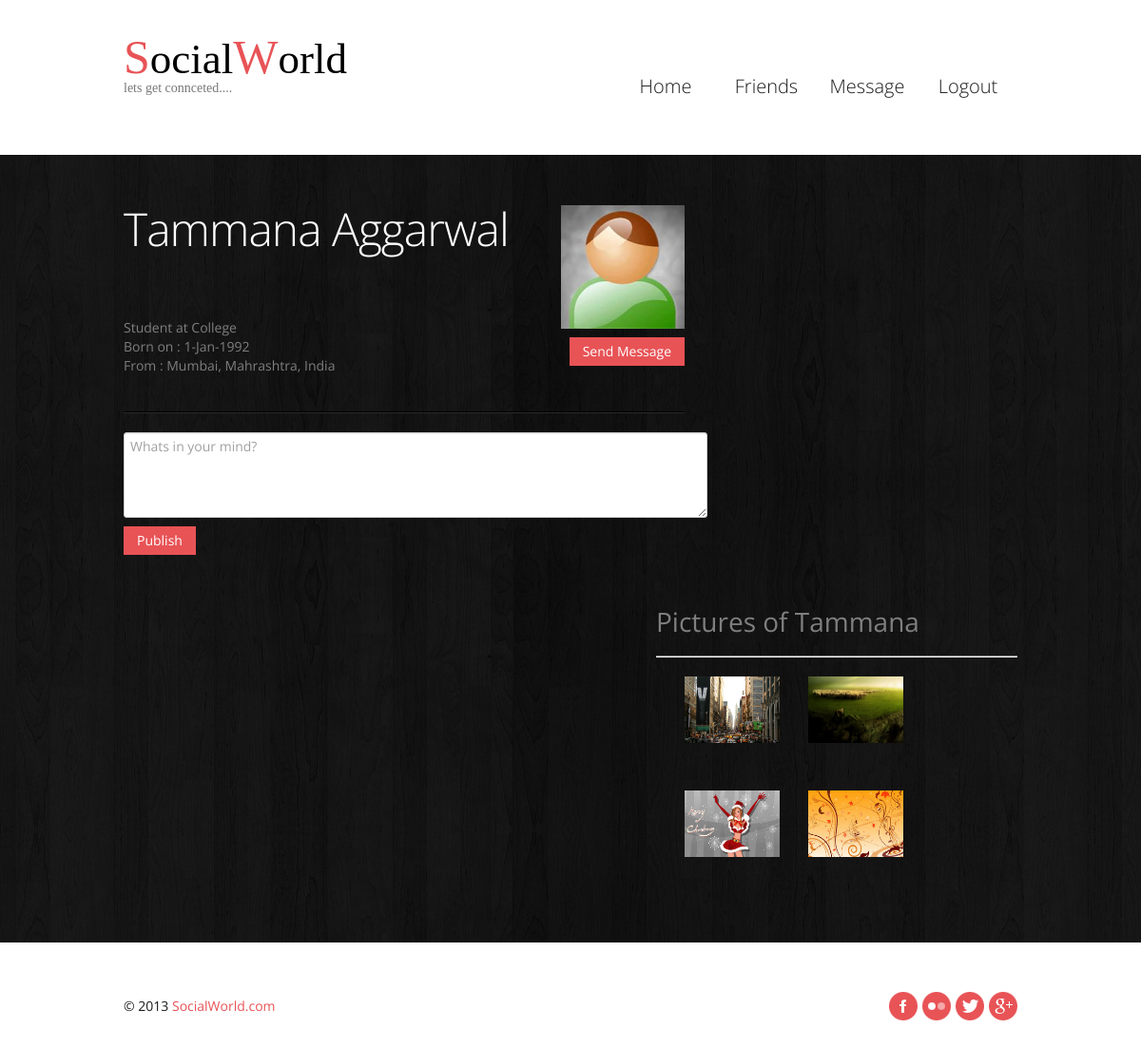
Page /prof.php?id=12 (signed in) on the committed database.
### tables this page shows
CREATE TABLE `sw_detail` (
  `u_id` int(5) NOT NULL,
  `sex` varchar(1) NOT NULL,
  `c_id` int(5) NOT NULL,
  `s_id` int(5) NOT NULL,
  `cn_id` int(5) NOT NULL,
  `pic_id` int(10) NOT NULL,
  `bio` text,
  `fname` varchar(20) NOT NULL,
  `lname` varchar(20) NOT NULL,
  `w_id` int(10) NOT NULL,
  `wl_id` int(10) NOT NULL,
  `dob` varchar(12) NOT NULL,
  UNIQUE KEY `u_id` (`u_id`),
  KEY `c_id` (`c_id`),
  KEY `s_id` (`s_id`),
  KEY `cn_id` (`cn_id`),
  KEY `pic_id` (`pic_id`),
  KEY `w_id` (`w_id`),
  KEY `wl_id` (`wl_id`),
  CONSTRAINT `sw_detail_ibfk_1` FOREIGN KEY (`u_id`) REFERENCES `sw_ulogin` (`u_id`),
  CONSTRAINT `sw_detail_ibfk_2` FOREIGN KEY (`c_id`) REFERENCES `sw_city` (`c_id`),
  CONSTRAINT `sw_detail_ibfk_3` FOREIGN KEY (`s_id`) REFERENCES `sw_state` (`s_id`),
  CONSTRAINT `sw_detail_ibfk_4` FOREIGN KEY (`cn_id`) REFERENCES `sw_country` (`cn_id`),
  CONSTRAINT `sw_detail_ibfk_5` FOREIGN KEY (`pic_id`) REFERENCES `sw_picup` (`pic_id`),
  CONSTRAINT `sw_detail_ibfk_6` FOREIGN KEY (`w_id`) REFERENCES `sw_profession` (`w_id`),
  CONSTRAINT `sw_detail_ibfk_7` FOREIGN KEY (`wl_id`) REFERENCES `sw_workl` (`wl_id`)
);

CREATE TABLE `sw_picup` (
  `pic_id` int(10) NOT NULL AUTO_INCREMENT,
  `pic` varchar(70) NOT NULL,
  PRIMARY KEY (`pic_id`)
);

CREATE TABLE `sw_profession` (
  `w_id` int(10) NOT NULL AUTO_INCREMENT,
  `profession` varchar(40) DEFAULT NULL,
  PRIMARY KEY (`w_id`),
  UNIQUE KEY `profession` (`profession`)
);

CREATE TABLE `sw_workl` (
  `wl_id` int(10) NOT NULL AUTO_INCREMENT,
  `work_add` varchar(80) DEFAULT NULL,
  PRIMARY KEY (`wl_id`),
  UNIQUE KEY `work_add` (`work_add`)
);

CREATE TABLE `sw_city` (
  `c_id` int(5) NOT NULL AUTO_INCREMENT,
  `c_name` varchar(20) NOT NULL,
  PRIMARY KEY (`c_id`),
  UNIQUE KEY `c_name` (`c_name`)
);

CREATE TABLE `sw_state` (
  `s_id` int(4) NOT NULL AUTO_INCREMENT,
  `s_name` varchar(20) NOT NULL,
  PRIMARY KEY (`s_id`),
  UNIQUE KEY `s_name` (`s_name`)
);

CREATE TABLE `sw_country` (
  `cn_id` int(4) NOT NULL AUTO_INCREMENT,
  `cn_name` varchar(20) NOT NULL,
  PRIMARY KEY (`cn_id`),
  UNIQUE KEY `cn_name` (`cn_name`)
);

CREATE TABLE `sw_upload` (
  `f_id` int(10) NOT NULL AUTO_INCREMENT,
  `fname` varchar(30) DEFAULT NULL,
  `ftype` int(2) NOT NULL,
  `p_ath` varchar(50) NOT NULL,
  `d_ate` date DEFAULT NULL,
  `t_ime` time DEFAULT NULL,
  `u_id` int(5) NOT NULL,
  PRIMARY KEY (`f_id`),
  UNIQUE KEY `p_ath` (`p_ath`),
  KEY `ftype` (`ftype`),
  KEY `u_id` (`u_id`),
  CONSTRAINT `sw_upload_ibfk_1` FOREIGN KEY (`ftype`) REFERENCES `sw_ftype` (`ft_id`),
  CONSTRAINT `sw_upload_ibfk_2` FOREIGN KEY (`u_id`) REFERENCES `sw_ulogin` (`u_id`)
);

### prof.php (the view, shortened to what this page needs)
<!DOCTYPE html>
<html lang="en">
	<head>
	<link rel="stylesheet" href="css/bootstrap.css" type="text/css" media="screen">
	<link rel="stylesheet" href="css/responsive.css" type="text/css" media="screen">
	<link rel="stylesheet" href="css/style.css" type="text/css" media="screen">
	</head>
	<body>
	<?php
	$con = mysqli_connect('localhost','root','','sw') or die('Error Occured #2');
	$qry = "select sw_city.c_name,sw_state.s_name,sw_country.cn_name,sw_picup.pic,sw_profession.profession,sw_workl.work_add,sw_detail.fname,sw_detail.lname,sw_detail.bio,sw_detail.dob from sw_detail,sw_picup,sw_city,sw_state,sw_country,sw_profession,sw_workl where sw_detail.c_id=sw_city.c_id and sw_detail.s_id = sw_state.s_id and sw_detail.cn_id = sw_country.cn_id and sw_detail.pic_id = sw_picup.pic_id and sw_detail.w_id = sw_profession.w_id and sw_detail.wl_id = sw_workl.wl_id and u_id = $_GET[id];";
	$result = mysqli_query($con,$qry) or die('Error Occured');
	$detail = mysqli_fetch_assoc($result);
	?>
<header>
      <div class="container clearfix">
    <div class="row">
          <div class="span12">
        <div class="navbar navbar_">
              <div class="container"><br>
            <div id="head" style='float:left;font-family:tahoma;'><a style='color:#e85356;font-size:50px'>S</a><a style='color:black;font-size:45px'>ocial</a><a style='color:#e85356;font-size:50px'>W</a><a style='color:black;font-size:45px'>orld</a><p>lets get connceted....</p></div>
            <div class="nav-collapse nav-collapse_  collapse">
                  <ul class="nav sf-menu">
                <li><a href="index-3.php">Home</a></li>
				<li><a href="index-2.php">Friends</a></li>
				<li><a href="message.php">Message</a></li>
                <li><a href="logout.php">Logout</a></li>
              </ul>
                </div>
          </div>
            </div>
      </div>
        </div>
  </div>
    </header>
<div class="bg-content">
   <div id="content"><div class="ic"></div>
    <div class="container">
          <div class="row">
        <article class="span8">
         <div class="inner-1">
          <ul class="list-blog">
            <li style="height:200px">  <div>
            <div style="float:left"><h4><?php $nmee = $detail[fname];  echo $detail[fname]." ".$detail[lname];?></h4></div>
            <div style="float:right;height:150px"><img style="height:130px" src="file/<?php echo $detail[pic];?>" alt="Profile Pic"></div></div><br><br><br><br><br>
                <br>       <br>
            <p style='float:left'><?php echo $detail[profession]." at ".$detail[work_add];?><br>Born on : <?php echo $detail[dob];?> <br>From : <?php echo $detail[c_name].", ".$detail[s_name].", ".$detail[cn_name];?></p> <br>
			<?php
				if(defined('friend')){?><a class="btn btn-1" style='float:right' href="message.php">Send Message</a><br></li><br> <?php }?>
			<?php
				if(defined('friend')){
				?>
			<textarea placeholder="Whats in your mind?" style="width:600px;height:80px" id="post"></textarea><br>
			<a class="btn btn-1" onclick="submit_post()">Publish</a><?php }
			?>
          </ul>
          </div>
        </article>
		<?php if(defined('friend')){ ?>
		<article style='float:right;width:380px'><br><br><br>
		<name style='font-size:28px'>Pictures of <?php echo $nmee;?></name><hr>
		<ul class="portfolio clearfix">
		<?php
			$con = mysqli_connect('localhost','root','','sw');
			$qry = "select p_ath,f_id from sw_upload where u_id = '$_GET[id]';";
			$result = mysqli_query($con,$qry);
			while($path = mysqli_fetch_assoc($result)){
				echo "<li class='box'><a href='upload/$path[p_ath]' class='magnifier'><img style='width:100px;height:70px' alt='' src='upload/$path[p_ath]'></a><br></li>";
			}
			?>
		</ul>
		</article>
		<?php } ?>
      </div>
     </div>
  </div>
 </div>
<footer>
      <div class="container clearfix">
       <ul class="list-social pull-right">
          <li><a class="icon-1" href="#"></a></li>
          <li><a class="icon-2" href="#"></a></li>
          <li><a class="icon-3" href="#"></a></li>
          <li><a class="icon-4" href="#"></a></li>
        </ul>
    <div class="privacy pull-left">&copy; 2013 <a href="">SocialWorld.com</a> </div>
  </div>
    </footer>
</body>
</html>

### css/responsive.css (style rules this page uses)
.clearfix { *zoom: 1; }
.clearfix:before, .clearfix:after { display: table; content: ""; line-height: 0; }
.clearfix:after { clear: both; }
@media (min-width: 980px) { .nav-collapse.collapse { height: auto !important; overflow: visible !important; } }

### css/style.css (style rules this page uses)
.inner-1 { padding-right: 30px; }
header { padding: 30px 0 29px; z-index: 50; }
.navbar_ { margin: 0; position: relative; }
.navbar_ .container { position: relative; }
.nav-collapse_ { padding: 0; z-index: 10; float: right; }
.nav-collapse_ .nav li { margin: 0; padding: 0; position: relative; zoom: 1; }
.nav-collapse_ .nav > li { -webkit-box-shadow: none; -moz-box-shadow: none; box-shadow: none; background: none; margin-left: 22px; }
.nav-collapse_ .nav li a { text-shadow: none; text-decoration: none; -webkit-transition: all 0.3s ease-in-out; -moz-transition: all 0.3s ease-in-out; -o-transition: all 0.3s ease-in-out; transition: all 0.3s ease-in-out; -webkit-box-shadow: none; -moz-box-shadow: none; box-shadow: none; text-transform: none; font-family: 'Open Sans', sans-serif; font-size: 20px; line-height: 22px; text-align: center; font-weight: 300; color: #1a1a1a; }
.nav-collapse_ .nav > li > a { margin: 0; padding: 30px 0 32px; display: block; background: none; position: relative; z-index: 20; width: 84px; -webkit-border-radius: 44px; -moz-border-radius: 44px; border-radius: 44px; }
h1, h2, h3, h4, h5, h6 { text-transform: none; color: #ffffff; font-family: 'Open Sans', sans-serif; font-weight: 300; letter-spacing: -1px; }
h4 { font-size: 48px; line-height: 50px; margin: 21px 0 20px; }
p { padding-bottom: 25px; margin: 0; }
#content { position: relative; padding: 0 0 40px; }
.bg-content { background: url(../img/bg-content.jpg) 50% 50%; }
.portfolio { list-style: none outside; margin: 0; }
.portfolio li { float: left; margin: 0 0 30px 30px; }
.magnifier { opacity: 1; position: relative; height: auto; display: block; -webkit-transition: all 0.3s ease; -moz-transition: all 0.3s ease; -o-transition: all 0.3s ease; transition: all 0.3s ease; }
.magnifier:after { content: ''; display: block; width: 100%; height: 100%; position: absolute; opacity: 0; left: 0; top: 0; background: url('../img/magnifier.png') center center no-repeat #000000; -webkit-transition: all 0.3s ease; -moz-transition: all 0.3s ease; -o-transition: all 0.3s ease; transition: all 0.3s ease; }
.list-blog { list-style: none outside; margin: 0; }
.list-blog li { background: url(../img/border-horiz.gif) repeat-x 0 bottom; padding-bottom: 40px; margin-top: 32px; }
.list-blog img { margin: 21px 0 24px; }
.btn-1 { color: #ffffff; background: #e85356; padding: 5px 14px; -webkit-border-radius: 0; -moz-border-radius: 0; border-radius: 0; text-shadow: none; border: none; -webkit-box-shadow: none; -moz-box-shadow: none; box-shadow: none; -webkit-transition: all 0.3s ease; -moz-transition: all 0.3s ease; -o-transition: all 0.3s ease; transition: all 0.3s ease; }
footer { padding: 51px 0 40px; }
.privacy { color: #1a1a1a; padding-top: 6px; }
.privacy a { color: #e85356; }
.list-social { list-style: none outside none; overflow: hidden; margin: 0; }
.list-social a { width: 30px; height: 30px; -webkit-transition: all 0.2s linear; -moz-transition: all 0.2s linear; -o-transition: all 0.2s linear; transition: all 0.2s linear; background-position: 0 0; background-repeat: no-repeat; }
.list-social a.icon-1 { background-image: url(../img/soc-icon-1.png); }
.list-social a.icon-2 { background-image: url(../img/soc-icon-2.png); }
.list-social a.icon-3 { background-image: url(../img/soc-icon-3.png); }
.list-social a.icon-4 { background-image: url(../img/soc-icon-4.png); }
.list-social li { float: left; margin-left: 5px; }
.clearfix { *zoom: 1; }
.clearfix:before, .clearfix:after { display: table; content: ""; line-height: 0; }
.clearfix:after { clear: both; }

### rows in the picture
sw_detail: fname "Tammana", lname "Aggarwal", pic.pic (picture), w.profession "Student", wl.work_add "College", dob "1-Jan-1992", c.c_name "Mumbai", s.s_name "Mahrashtra", cn.cn_name "India"
sw_upload: p_ath (picture)
sw_upload: p_ath (picture)
sw_upload: p_ath (picture)
sw_upload: p_ath (picture)
